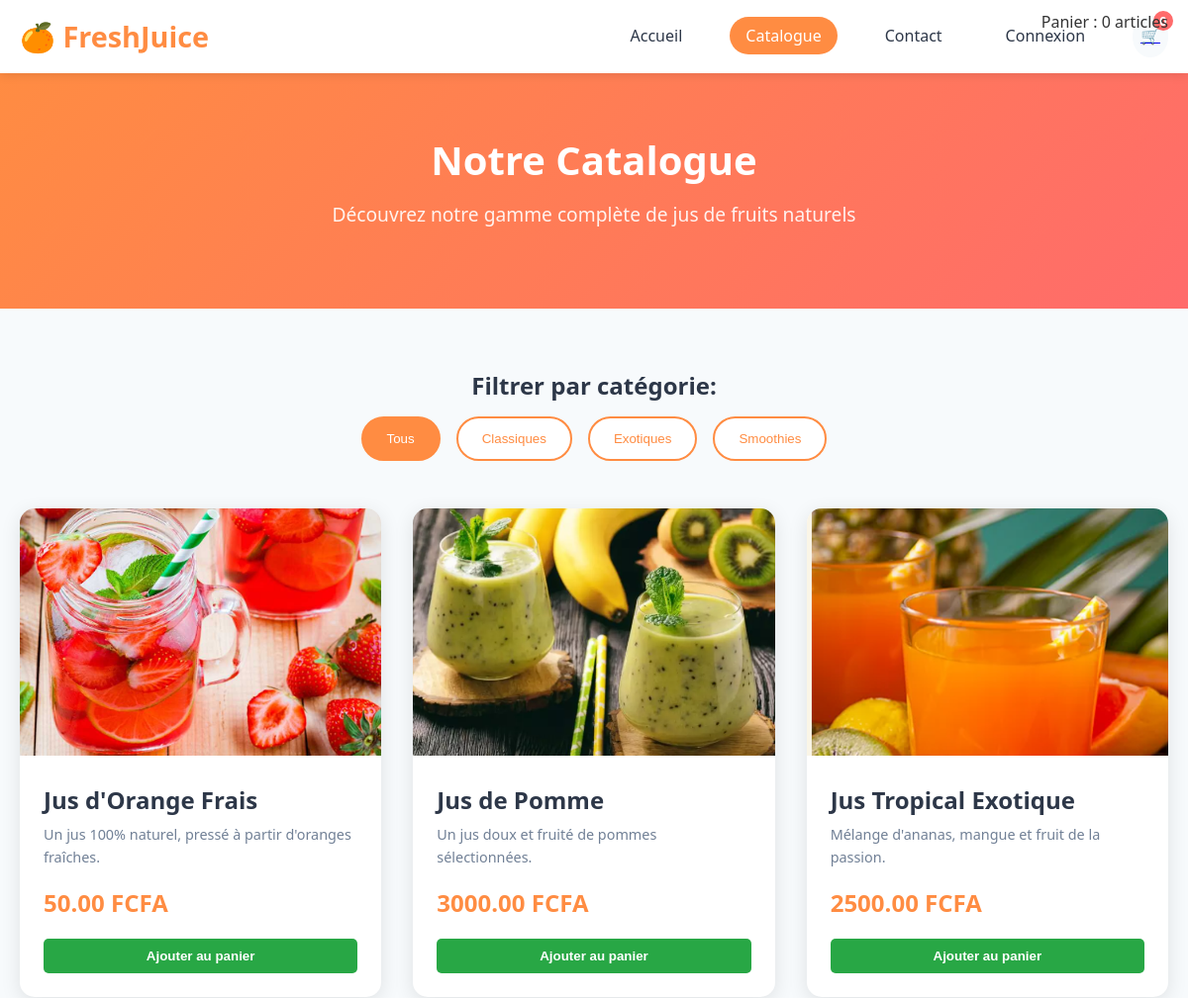
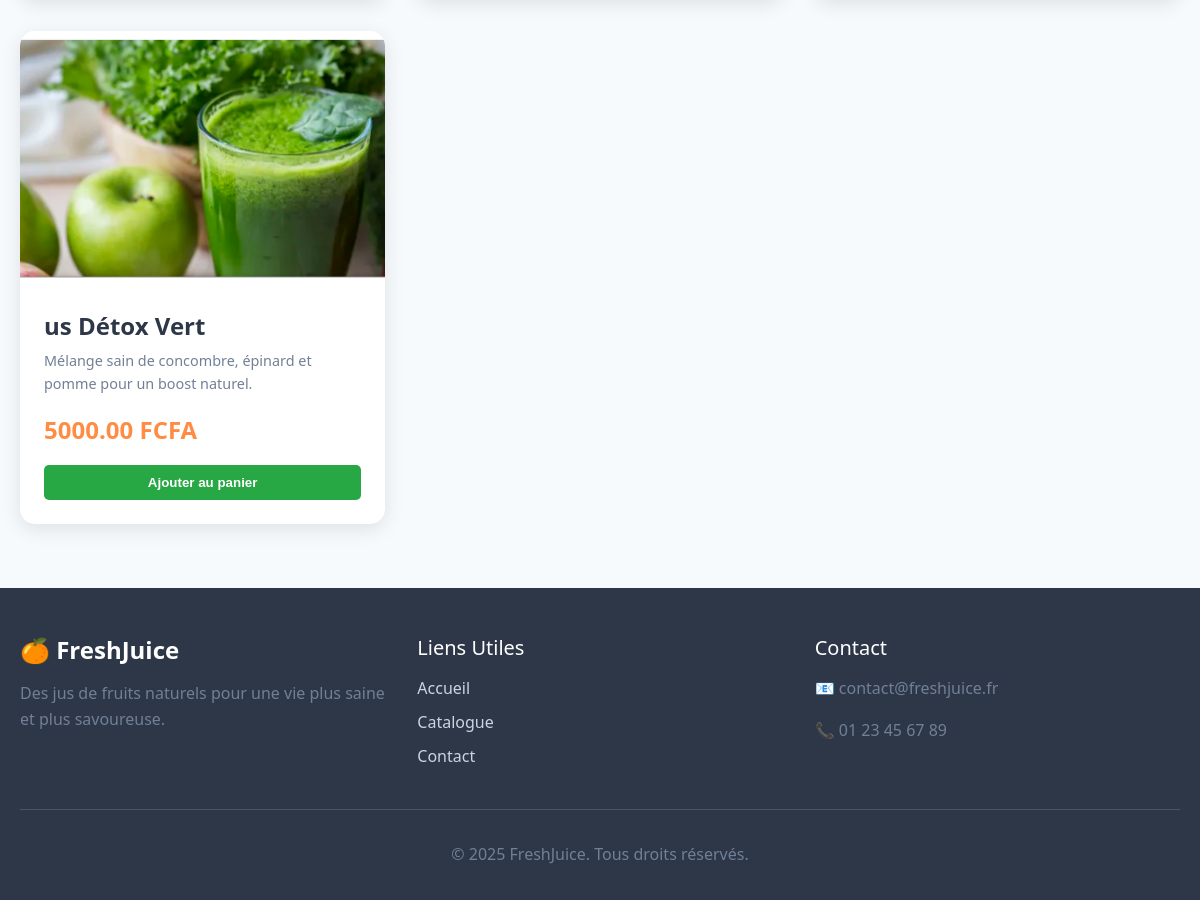
Page /catalog/ on the committed database (2 pictures, top to bottom).
### app_juice/models.py (models this page shows, shortened)
class JuiceProduct(models.Model):
    STATUS = [
        ("classic", "Classique"),
        ("exotic", "Exotique"),
        ("smoothies", "Smoothies"),
    ]
    name = models.CharField(max_length=100)
    description = models.TextField(blank=True)
    price = models.DecimalField(max_digits=9, decimal_places=2)
    categorie = models.CharField(max_length=50, choices=STATUS)
    image = models.ImageField(upload_to="produits/")
    stock = models.IntegerField(default=0)
    update_date = models.DateTimeField(auto_now=True)

### app_juice/views.py (the view)
# urls.py: path("catalog/",all_catalog,name = "catalog"),
def all_catalog(request):
    juice = JuiceProduct.objects.all()
    return render(request,"app_juice/catalog_list/all_catalog.html",{'juices':juice})

### app_juice/templates/app_juice/catalog_list/all_catalog.html (shortened to what this page needs)
{% extends "../catalog.html" %}
{% load static %}
{% block containers %}
<div style="position: fixed; top: 10px; right: 20px; z-index: 1000;">
    <span>Panier : <span id="cartCount">{{ request.session.cart|length|default:0 }}</span> articles</span>
</div>
<section class="catalog">
    <div class="container">
        <div class="filter-section">
            <h3>Filtrer par catégorie:</h3>
            <div class="filter-buttons">
                <button class="filter-btn active" data-filter="all" onclick="window.location.href='{% url 'catalog' %}'">Tous</button>
                <button class="filter-btn" data-filter="classic" onclick="window.location.href='{% url 'catalog_classique' %}'">Classiques</button>
                <button class="filter-btn" data-filter="exotic" onclick="window.location.href='{% url 'catalog_exotic' %}'">Exotiques</button>
                <button class="filter-btn" data-filter="smoothie" onclick="window.location.href='{% url 'smoothies' %}'">Smoothies</button>
            </div>
        </div>
        <div class="products-grid" id="productsGrid">
            {% for juice in juices %}
            <div class="product">
                <div class="product-image">
                    <img src="{{ juice.image.url }}" alt="{{ juice.name }}">
                </div>
                <div class="product-info">
                    <h3>{{ juice.name }}</h3>
                    <p class="product-description">{{ juice.description }}</p>
                    <p class="price">{{ juice.price }} FCFA</p>
                    <button class="add-to-cart-btn" data-id="{{ juice.id }}"
                            style="width: 100%; background-color: #28a745; color: #fff; border: none; padding: 10px 0; border-radius: 5px; font-weight: bold; cursor: pointer;">
                        Ajouter au panier
                    </button>
                </div>
            </div>
            {% endfor %}
        </div>
    </div>
</section>
{% endblock containers %}

### app_juice/static/css/style.css (style rules this page uses)
* { margin: 0; padding: 0; box-sizing: border-box; }
html { scroll-behavior: smooth; }
body { font-family: 'Segoe UI', Tahoma, Geneva, Verdana, sans-serif; line-height: 1.6; color: #333; background-color: #fff; }
.container { max-width: 1200px; margin: 0 auto; padding: 0 20px; }
:root { --primary-orange: #FF8C42; --primary-green: #6BCF7F; --primary-red: #FF6B6B; --primary-yellow: #FFD93D; --text-dark: #2D3748; --text-light: #718096; --bg-light: #F7FAFC; --white: #FFFFFF; --shadow: rgba(0, 0, 0, 0.1); }
h1, h2, h3, h4, h5, h6 { line-height: 1.2; margin-bottom: 1rem; color: var(--text-dark); }
h3 { font-size: 1.5rem; font-weight: 600; }
p { margin-bottom: 1rem; color: var(--text-light); }
.catalog { padding: 4rem 0; background: var(--bg-light); }
.filter-section { margin-bottom: 3rem; text-align: center; }
.filter-section h3 { margin-bottom: 1rem; color: var(--text-dark); }
.filter-buttons { display: flex; justify-content: center; gap: 1rem; flex-wrap: wrap; }
.filter-btn { padding: 0.8rem 1.5rem; border: 2px solid var(--primary-orange); background: var(--white); color: var(--primary-orange); border-radius: 25px; cursor: pointer; font-weight: 500; transition: all 0.3s ease; }
.filter-btn.active, .filter-btn:hover { background: var(--primary-orange); color: var(--white); }
.products-grid { display: grid; grid-template-columns: repeat(auto-fit, minmax(280px, 1fr)); gap: 2rem; }
.product { background: var(--white); border-radius: 15px; overflow: hidden; box-shadow: 0 5px 20px var(--shadow); transition: transform 0.3s ease; }
.product-image img { width: 100%; height: 250px; object-fit: cover; }
.product-info { padding: 1.5rem; }
.product-info h3 { margin-bottom: 0.5rem; color: var(--text-dark); }
.product-description { font-size: 0.9rem; color: var(--text-light); margin-bottom: 1rem; }
.product-info .price { font-size: 1.5rem; font-weight: bold; color: var(--primary-orange); margin-bottom: 1rem; }
*, *::before, *::after { transition: all 0.3s ease; }

### app_juice/static/css/register.css (style rules this page uses)
* { margin: 0; padding: 0; box-sizing: border-box; }
html { scroll-behavior: smooth; }
body { font-family: 'Segoe UI', Tahoma, Geneva, Verdana, sans-serif; line-height: 1.6; color: #333; background-color: #fff; }
.container { max-width: 1200px; margin: 0 auto; padding: 0 20px; }
:root { --primary-orange: #FF8C42; --primary-green: #6BCF7F; --primary-red: #FF6B6B; --primary-yellow: #FFD93D; --text-dark: #2D3748; --text-light: #718096; --bg-light: #F7FAFC; --white: #FFFFFF; --shadow: rgba(0, 0, 0, 0.1); }
h1, h2, h3, h4, h5, h6 { line-height: 1.2; margin-bottom: 1rem; color: var(--text-dark); }
h3 { font-size: 1.5rem; font-weight: 600; }
p { margin-bottom: 1rem; color: var(--text-light); }
.catalog { padding: 4rem 0; background: var(--bg-light); }
.filter-section { margin-bottom: 3rem; text-align: center; }
.filter-section h3 { margin-bottom: 1rem; color: var(--text-dark); }
.filter-buttons { display: flex; justify-content: center; gap: 1rem; flex-wrap: wrap; }
.filter-btn { padding: 0.8rem 1.5rem; border: 2px solid var(--primary-orange); background: var(--white); color: var(--primary-orange); border-radius: 25px; cursor: pointer; font-weight: 500; transition: all 0.3s ease; }
.filter-btn.active, .filter-btn:hover { background: var(--primary-orange); color: var(--white); }
.products-grid { display: grid; grid-template-columns: repeat(auto-fit, minmax(280px, 1fr)); gap: 2rem; }
.product { background: var(--white); border-radius: 15px; overflow: hidden; box-shadow: 0 5px 20px var(--shadow); transition: transform 0.3s ease; }
.product-image img { width: 100%; height: 250px; object-fit: cover; }
.product-info { padding: 1.5rem; }
.product-info h3 { margin-bottom: 0.5rem; color: var(--text-dark); }
.product-description { font-size: 0.9rem; color: var(--text-light); margin-bottom: 1rem; }
.product-info .price { font-size: 1.5rem; font-weight: bold; color: var(--primary-orange); margin-bottom: 1rem; }
*, *::before, *::after { transition: all 0.3s ease; }

### rows in the picture
JuiceProduct: image (picture), name "Jus d'Orange Frais", description "Un jus 100% naturel, pressé à partir d'oranges fraîches.", price "50.00"
JuiceProduct: image (picture), name "Jus de Pomme", description "Un jus doux et fruité de pommes sélectionnées.", price "3000.00"
JuiceProduct: image (picture), name "Jus Tropical Exotique", description "Mélange d'ananas, mangue et fruit de la passion.", price "2500.00"
JuiceProduct: image (picture), name "us Détox Vert", description "Mélange sain de concombre, épinard et pomme pour un boost naturel.", price "5000.00"

### other values in the picture
{{ request.session.cart|length|default:0 }} "0"
